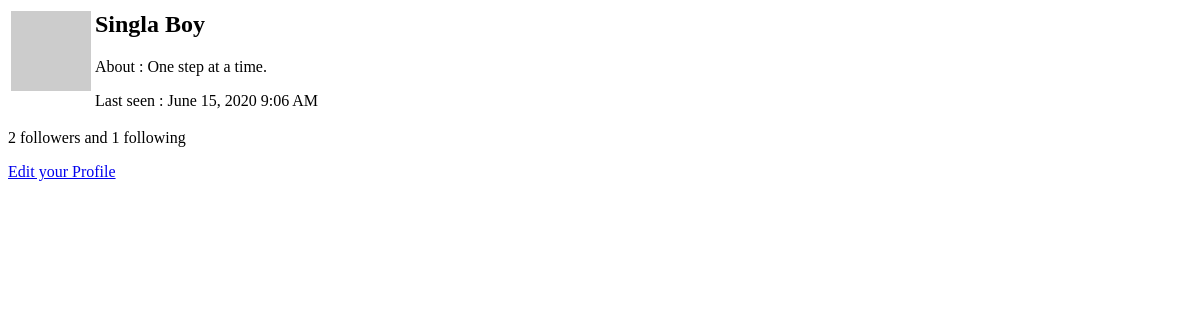
/user/Singla Boy/popup (signed in), run on an earlier commit of the app's database.
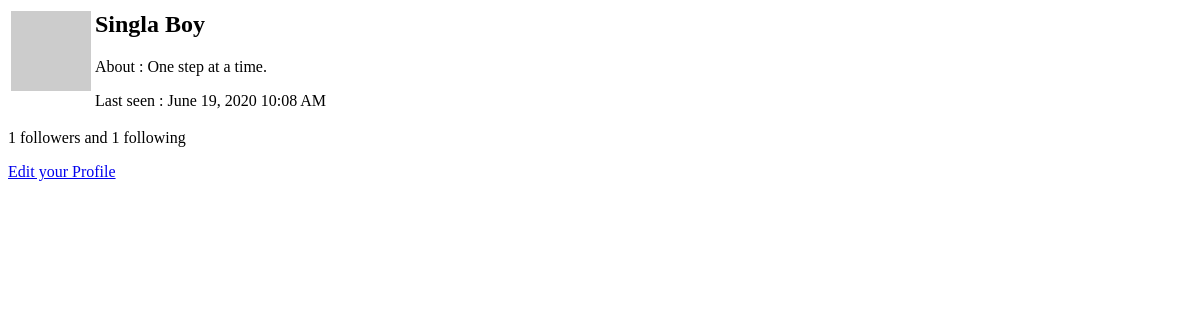
And on a later commit of the database.
### app/models.py (models this page shows, shortened)
class PaginatedAPIMixin(object):
	@staticmethod
	def to_collection_dict(query, page, per_page, endpoint, **kwargs):
		resources = query.paginate(page, per_page, False)
		data = {
			'items': [item.to_dict() for item in resources.items],
			'_meta': {
				'page': page,
				'per_page': per_page,
				'total_pages': resources.pages,
				'total_items': resources.total
				},
			'_links': {
				'self':url_for(endpoint, page=page, per_page=per_page, **kwargs),
				'next':url_for(endpoint, page=page+1, per_page=per_page,\
						**kwargs) if resources.has_next else None,
				'prev':url_for(endpoint, page=page-1, per_page=per_page,\
						**kwargs) if resources.has_next else None
				}
		}
		return data

class User(UserMixin, db.Model, PaginatedAPIMixin):
	id = db.Column(db.Integer, primary_key = True)
	username = db.Column(db.String(32), index = True, unique = True)
	email = db.Column(db.String(64), unique=True)
	password_hash = db.Column(db.String(128))
	about_me = db.Column(db.String(256))
	last_seen = db.Column(db.DateTime, default=datetime.utcnow)
	blogs = db.relationship('Blog', backref='author', lazy='dynamic')
	followed = db.relationship(
				'User', secondary=followers,
				 primaryjoin=(followers.c.follower_id == id),
				 secondaryjoin=(followers.c.followed_id == id),
				 backref=db.backref('followers', lazy='dynamic'),
				 lazy='dynamic')
	def avatar(self, size):
		digest = md5(self.email.lower().encode('utf-8')).hexdigest()
		return 'https://www.gravatar.com/avatar/{}?d=identicon&s={}'.format(digest, size)

### app/main/routes.py (the view)
@bp.route('/user/<username>/popup')
@login_required
def user_popup(username):
	user = User.query.filter_by(username=username).first()
	return render_template('user_popup.html', user=user)

### app/main/routes.py (called while the page is built)
@bp.before_app_request
def before_request():
	if current_user.is_authenticated:
		current_user.last_seen = datetime.utcnow()
		db.session.commit()

### app/models.py (called while the page is built)
@login.user_loader
def load_user(id):
	return User.query.get(int(id))

### app/templates/user_popup.html (shortened to what this page needs)
<table>
		<tr valign='top'>
			<td><img src = {{ user.avatar(50) }}, padding: 20px /></td>
			<td>
			<h2>{{user.username.title()}}</h2>
			{% if user.about_me %}
			<p>About : {{user.about_me}}</p>
			{% endif %}
			{% if user.last_seen %}
			<p>Last seen : {{moment(user.last_seen).format('LLL')}}</p>
			{% endif %}
			</td>
		</tr>
	</table>
	<p>{{user.followers.count()}} followers and {{user.followed.count()}} following </p>
	{%if user==current_user %}
	<p><a href="{{url_for('main.edit_profile')}}">Edit your Profile</a></p>
	{%endif%}

What changed in the data, as far as the page shows it:
changed User "Singla Boy": last_seen "June 15, 2020 9:06 AM" → "June 19, 2020 10:08 AM"
Also different on the page:
{{ user.followers.count() }}: "2" → "1"
